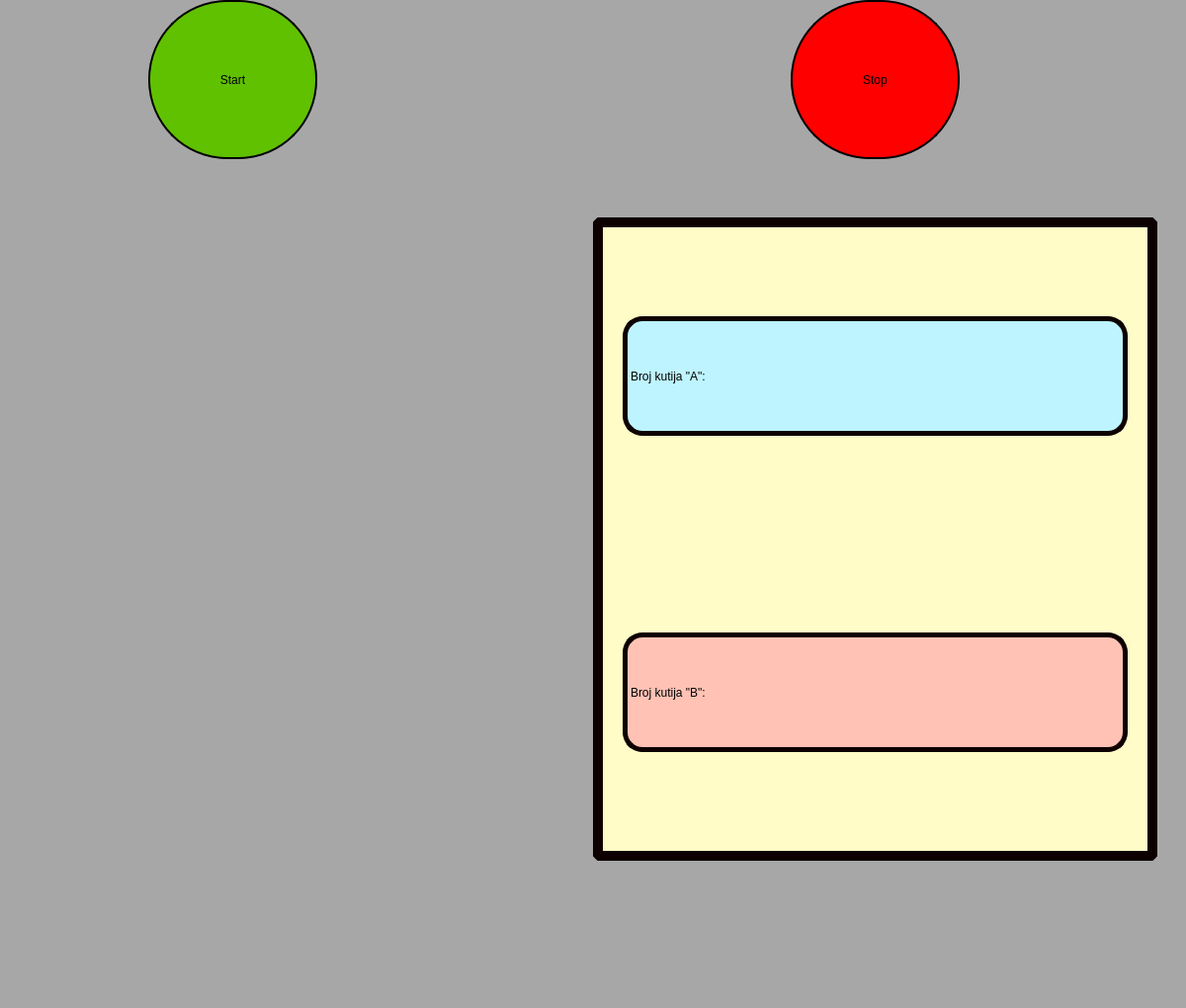
<?xml version="1.0" encoding="UTF-8"?>
<ui version="4.0">
 <class>MainWindow</class>
 <widget class="QMainWindow" name="MainWindow">
  <property name="geometry">
   <rect>
    <x>0</x>
    <y>0</y>
    <width>1200</width>
    <height>1020</height>
   </rect>
  </property>
  <property name="windowTitle">
   <string>MainWindow</string>
  </property>
  <property name="styleSheet">
   <string notr="true">background-color: rgb(167, 167, 167);</string>
  </property>
  <widget class="QWidget" name="centralwidget">
   <widget class="QPushButton" name="pushButton_2">
    <property name="geometry">
     <rect>
      <x>800</x>
      <y>0</y>
      <width>171</width>
      <height>161</height>
     </rect>
    </property>
    <property name="styleSheet">
     <string notr="true">background-color: rgb(255, 0, 0);
border-style: outset;
border-width: 2px;
border-radius: 80px;
border-color: black;
padding: 4px;

font: 75 italic 48pt &quot;PibotoLt&quot;;</string>
    </property>
    <property name="text">
     <string>Stop</string>
    </property>
   </widget>
   <widget class="QPushButton" name="pushButton">
    <property name="geometry">
     <rect>
      <x>150</x>
      <y>0</y>
      <width>171</width>
      <height>161</height>
     </rect>
    </property>
    <property name="styleSheet">
     <string notr="true">background-color: rgb(96, 193, 0);
border-style: outset;
border-width: 2px;
border-radius: 80px;
border-color: black;
padding: 4px;

font: 75 italic 48pt &quot;PibotoLt&quot;;</string>
    </property>
    <property name="text">
     <string>Start</string>
    </property>
   </widget>
   <widget class="QLabel" name="label">
    <property name="geometry">
     <rect>
      <x>20</x>
      <y>290</y>
      <width>511</width>
      <height>421</height>
     </rect>
    </property>
    <property name="text">
     <string/>
    </property>
   </widget>
   <widget class="QLabel" name="label_2">
    <property name="geometry">
     <rect>
      <x>600</x>
      <y>220</y>
      <width>571</width>
      <height>651</height>
     </rect>
    </property>
    <property name="styleSheet">
     <string notr="true">background-color: rgb(255, 252, 199);
border-radius: 8px;
border: 10px solid #0d0000;

</string>
    </property>
    <property name="text">
     <string/>
    </property>
   </widget>
   <widget class="QLabel" name="label_3">
    <property name="geometry">
     <rect>
      <x>630</x>
      <y>320</y>
      <width>511</width>
      <height>121</height>
     </rect>
    </property>
    <property name="styleSheet">
     <string notr="true">background-color: rgb(190, 244, 255);

border-radius: 20px;

border: 5px solid #0d0000;

font: 75 italic 36pt &quot;PibotoLt&quot;;</string>
    </property>
    <property name="text">
     <string>Broj kutija &quot;A&quot;:</string>
    </property>
   </widget>
   <widget class="QLabel" name="label_4">
    <property name="geometry">
     <rect>
      <x>630</x>
      <y>640</y>
      <width>511</width>
      <height>121</height>
     </rect>
    </property>
    <property name="styleSheet">
     <string notr="true">background-color: rgb(255, 194, 181);

border-radius: 20px;

border: 5px solid #0d0000;

font: 75 italic 36pt &quot;PibotoLt&quot;;</string>
    </property>
    <property name="text">
     <string>Broj kutija &quot;B&quot;:</string>
    </property>
   </widget>
   <widget class="QLabel" name="label_5">
    <property name="geometry">
     <rect>
      <x>930</x>
      <y>350</y>
      <width>191</width>
      <height>61</height>
     </rect>
    </property>
    <property name="styleSheet">
     <string notr="true">background-color: rgb(190, 244, 255);

font: 75 italic 36pt &quot;PibotoLt&quot;;
</string>
    </property>
    <property name="text">
     <string/>
    </property>
   </widget>
   <widget class="QLabel" name="label_6">
    <property name="geometry">
     <rect>
      <x>930</x>
      <y>670</y>
      <width>191</width>
      <height>61</height>
     </rect>
    </property>
    <property name="styleSheet">
     <string notr="true">background-color: rgb(255, 194, 181);

font: 75 italic 36pt &quot;PibotoLt&quot;;
</string>
    </property>
    <property name="text">
     <string/>
    </property>
   </widget>
  </widget>
  <widget class="QMenuBar" name="menubar">
   <property name="geometry">
    <rect>
     <x>0</x>
     <y>0</y>
     <width>1200</width>
     <height>28</height>
    </rect>
   </property>
  </widget>
  <widget class="QStatusBar" name="statusbar"/>
 </widget>
 <resources/>
 <connections/>
</ui>
